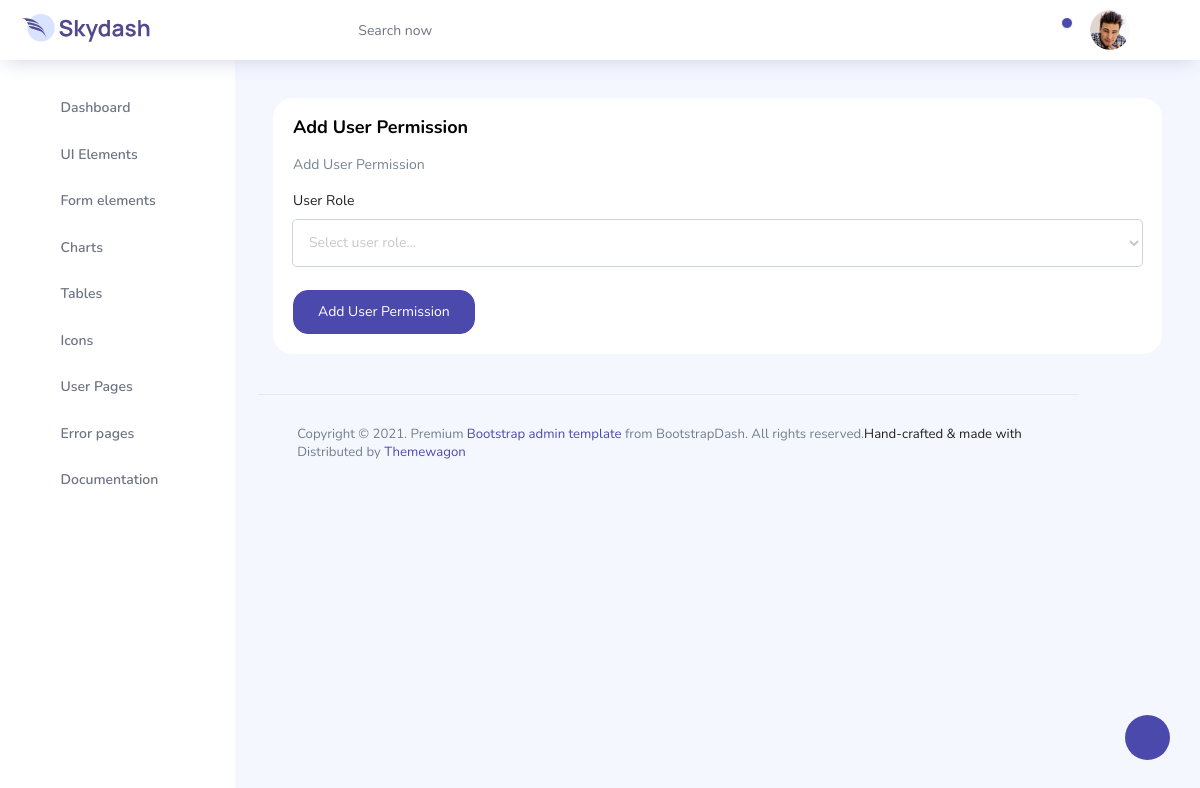
Before: /adminpanel/pages/users/addUserPermission.php (signed in) with the older database file.
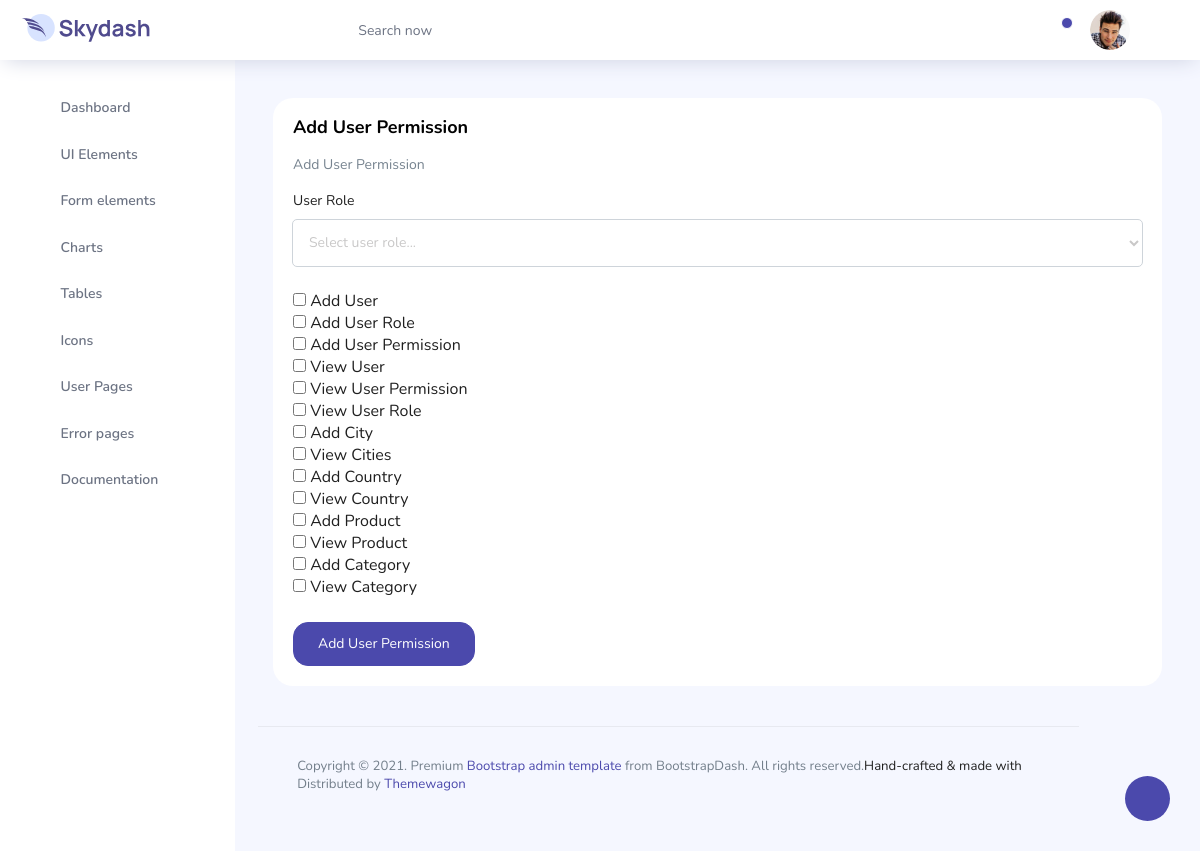
After: the same page with the newer database file.
### tables this page shows
CREATE TABLE `permissions` (
  `permissions_id` int(11) NOT NULL,
  `permission_name` varchar(255) NOT NULL,
  `permission_path` text NOT NULL
);

### adminpanel/pages/users/addUserPermission.php (the view, shortened to what this page needs)
<!DOCTYPE html>
<html lang="en">
<head>
    <link rel="stylesheet" href="../../vendors/feather/feather.css">
    <link rel="stylesheet" href="../../vendors/ti-icons/css/themify-icons.css">
    <link rel="stylesheet" href="../../vendors/css/vendor.bundle.base.css">
    <link rel="stylesheet" href="../../vendors/datatables.net-bs4/dataTables.bootstrap4.css">
    <link rel="stylesheet" href="../../vendors/ti-icons/css/themify-icons.css">
    <link rel="stylesheet" type="text/css" href="../../js/select.dataTables.min.css">
    <link rel="stylesheet" href="../../css/vertical-layout-light/style.css">
</head>
<body>
    <div class="container-scroller">
        <?php require "../partials/_navbar.php"; ?>
        <div class="container-fluid page-body-wrapper">
            <?php require "../partials/_settings-panel.php" ?>
            <?php require "../partials/_sidebar.php" ?>
            <?php
            $userPermissionQuery = "SELECT * FROM `permissions`";
            $userPermissionPrepare = $connect->prepare($userPermissionQuery);
            $userPermissionPrepare->execute();
            $userPermissionData = $userPermissionPrepare->fetchAll(PDO::FETCH_ASSOC);
            ?>
            <div class="main-panel">
                <div class="content-wrapper">
                    <div class="row">
                        <div class="col-12 grid-margin stretch-card">
                            <div class="card">
                                <div class="card-body">
                                    <h4 class="card-title">Add User Permission</h4>
                                    <p class="card-description">
                                        Add User Permission
                                    </p>
                                    <form class="forms-sample" method="post">
                                        <div class="form-group">
                                            <label for="exampleInputName1">User Role</label>
                                            <select name="userRole" id="" class="form-control">
                                                <option value="" selected disabled>Select user role...</option>
                                            </select>
                                        </div>
                                        <div class="form-group">
                                        <?php foreach($userPermissionData as $userPData){ ?>
                                             <input type="checkbox" name="permissions[]" value="<?= $userPData['permissions_id']?>"> <?= $userPData['permission_name']?> <br>
                                            <?php } ?>
                                        </div>
                                        <button type="submit" class="btn btn-primary mr-2" name="addUserPermission">Add User Permission</button>
                                    </form>
                                </div>
                            </div>
                        </div>
                        <?php require "../partials/_footer.php" ?>

### adminpanel/pages/partials/_navbar.php (shortened to what this page needs)
<link rel="stylesheet" href="../../vendors/mdi/css/materialdesignicons.min.css">
<nav class="navbar col-lg-12 col-12 p-0 fixed-top d-flex flex-row">
      <div class="text-center navbar-brand-wrapper d-flex align-items-center justify-content-center">
        <a class="navbar-brand brand-logo mr-5" href="index.html"><img src="../../images/logo.svg" class="mr-2" alt="logo"/></a>
      </div>
      <div class="navbar-menu-wrapper d-flex align-items-center justify-content-end">
        <button class="navbar-toggler navbar-toggler align-self-center" type="button" data-toggle="minimize">
          <span class="icon-menu"></span>
        </button>
        <ul class="navbar-nav mr-lg-2">
          <li class="nav-item nav-search d-none d-lg-block">
            <div class="input-group">
              <div class="input-group-prepend hover-cursor" id="navbar-search-icon">
                <span class="input-group-text" id="search">
                  <i class="icon-search"></i>
                </span>
              </div>
              <input type="text" class="form-control" id="navbar-search-input" placeholder="Search now" aria-label="search" aria-describedby="search">
            </div>
          </li>
        </ul>
        <ul class="navbar-nav navbar-nav-right">
          <li class="nav-item dropdown">
            <a class="nav-link count-indicator dropdown-toggle" id="notificationDropdown" href="#" data-toggle="dropdown">
              <i class="icon-bell mx-0"></i>
              <span class="count"></span>
            </a>
          </li>
          <li class="nav-item nav-profile dropdown">
            <a class="nav-link dropdown-toggle" href="#" data-toggle="dropdown" id="profileDropdown">
              <img src="../../images/faces/face28.jpg" alt="profile"/>
            </a>
          </li>
          <li class="nav-item nav-settings d-none d-lg-flex">
            <a class="nav-link" href="#">
              <i class="icon-ellipsis"></i>
            </a>
          </li>
        </ul>
      </div>
    </nav>

### adminpanel/pages/partials/_settings-panel.php (shortened to what this page needs)
<div class="theme-setting-wrapper">
        <div id="settings-trigger"><i class="ti-settings"></i></div>
      </div>

### adminpanel/pages/partials/_sidebar.php (shortened to what this page needs)
<nav class="sidebar sidebar-offcanvas" id="sidebar">
  <ul class="nav">
    <li class="nav-item">
      <a class="nav-link" href="../home/index.php">
        <i class="icon-grid menu-icon"></i>
        <span class="menu-title">Dashboard</span>
      </a>
    </li>
    <li class="nav-item">
      <a class="nav-link" data-toggle="collapse" href="#ui-basic" aria-expanded="false" aria-controls="ui-basic">
        <i class="icon-layout menu-icon"></i>
        <span class="menu-title">UI Elements</span>
        <i class="menu-arrow"></i>
      </a>
    </li>
    <li class="nav-item">
      <a class="nav-link" data-toggle="collapse" href="#form-elements" aria-expanded="false" aria-controls="form-elements">
        <i class="icon-columns menu-icon"></i>
        <span class="menu-title">Form elements</span>
        <i class="menu-arrow"></i>
      </a>
    </li>
    <li class="nav-item">
      <a class="nav-link" data-toggle="collapse" href="#charts" aria-expanded="false" aria-controls="charts">
        <i class="icon-bar-graph menu-icon"></i>
        <span class="menu-title">Charts</span>
        <i class="menu-arrow"></i>
      </a>
    </li>
    <li class="nav-item">
      <a class="nav-link" data-toggle="collapse" href="#tables" aria-expanded="false" aria-controls="tables">
        <i class="icon-grid-2 menu-icon"></i>
        <span class="menu-title">Tables</span>
        <i class="menu-arrow"></i>
      </a>
    </li>
    <li class="nav-item">
      <a class="nav-link" data-toggle="collapse" href="#icons" aria-expanded="false" aria-controls="icons">
        <i class="icon-contract menu-icon"></i>
        <span class="menu-title">Icons</span>
        <i class="menu-arrow"></i>
      </a>
    </li>
    <li class="nav-item">
      <a class="nav-link" data-toggle="collapse" href="#auth" aria-expanded="false" aria-controls="auth">
        <i class="icon-head menu-icon"></i>
        <span class="menu-title">User Pages</span>
        <i class="menu-arrow"></i>
      </a>
    </li>
    <li class="nav-item">
      <a class="nav-link" data-toggle="collapse" href="#error" aria-expanded="false" aria-controls="error">
        <i class="icon-ban menu-icon"></i>
        <span class="menu-title">Error pages</span>
        <i class="menu-arrow"></i>
      </a>
    </li>
    <li class="nav-item">
      <a class="nav-link" href="pages/documentation/documentation.html">
        <i class="icon-paper menu-icon"></i>
        <span class="menu-title">Documentation</span>
      </a>
    </li>
  </ul>
</nav>

### adminpanel/pages/partials/_footer.php (shortened to what this page needs)
   <footer class="footer">
    <div class="d-sm-flex justify-content-center justify-content-sm-between">
      <span class="text-muted text-center text-sm-left d-block d-sm-inline-block">Copyright © 2021.  Premium <a href="https://www.bootstrapdash.com/" target="_blank">Bootstrap admin template</a> from BootstrapDash. All rights reserved.</span>
      <span class="float-none float-sm-right d-block mt-1 mt-sm-0 text-center">Hand-crafted & made with <i class="ti-heart text-danger ml-1"></i></span>
    </div>
    <div class="d-sm-flex justify-content-center justify-content-sm-between">
      <span class="text-muted text-center text-sm-left d-block d-sm-inline-block">Distributed by <a href="https://www.themewagon.com/" target="_blank">Themewagon</a></span>
    </div>
  </footer>
</div>
</div>
</div>
</body>
</html>

Changed rows visible on the page:
added permissions: permission_name "Add User"
added permissions: permission_name "Add User Role"
added permissions: permission_name "Add User Permission"
added permissions: permission_name "View User"
added permissions: permission_name "View User Permission"
added permissions: permission_name "View User Role"
added permissions: permission_name "Add City"
added permissions: permission_name "View Cities"
added permissions: permission_name "Add Country"
added permissions: permission_name "View Country"
added permissions: permission_name "Add Product"
added permissions: permission_name "View Product"
added permissions: permission_name "Add Category"
added permissions: permission_name "View Category"
